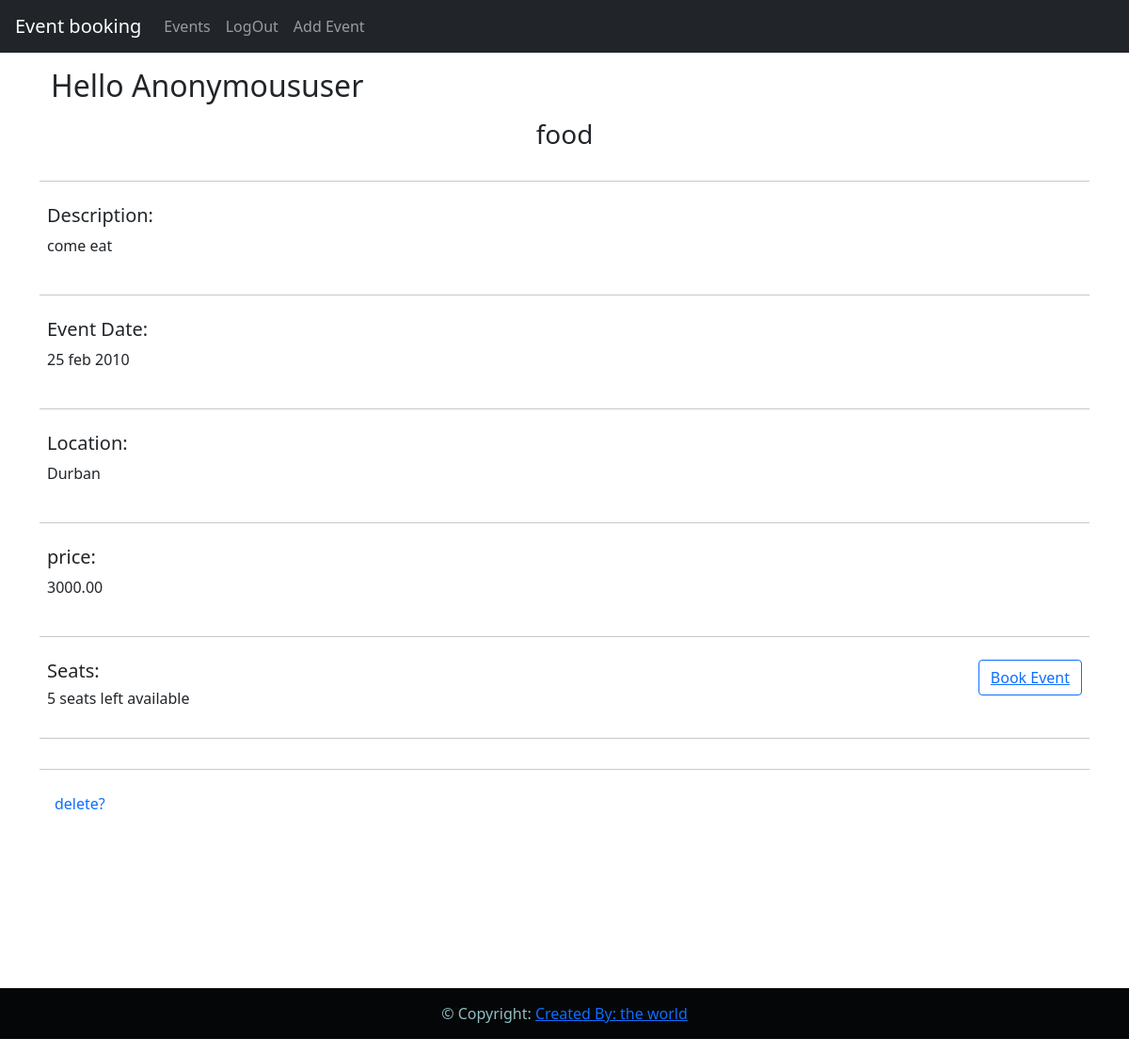
Before: /events/4/ with the older database file.
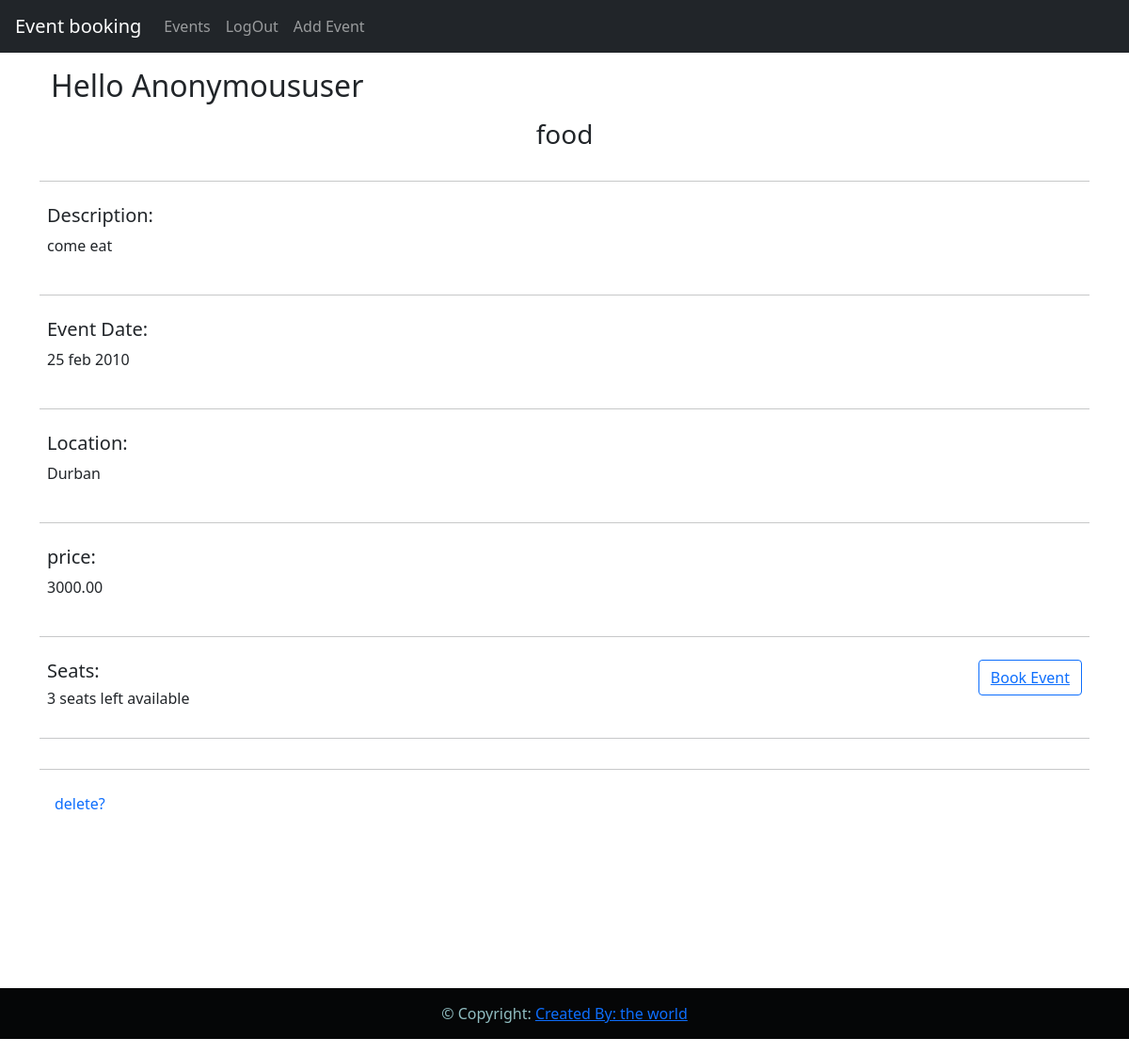
After: the same page with the newer database file.
### main/models.py (models this page shows, shortened)
class Event(models.Model):
    title = models.CharField(max_length=200, null=True, blank=True)
    location = models.ForeignKey(
        Region, on_delete=models.CASCADE, null=True, blank=True)
    price = models.DecimalField(max_digits=8, decimal_places=2)
    seats = models.IntegerField(default=0, null=True)
    description = models.TextField(blank=True, verbose_name='Description')
    booked = models.BooleanField(default=False)
    event_date = models.TextField(max_length=100)
    age_limit = models.IntegerField(null=True)
    guests = models.ManyToManyField(User, through='Guest')
    class Meta:
        ordering = ['booked']

class Region(models.Model):
    title = models.CharField(max_length=255)
    def __str__(self):
        return self.title

### main/views.py (the view)
# urls.py: path('<int:event_id>/', eventdetail, name='detail'),
def eventdetail(request, event_id):
    context = {}
    event = Event.objects.get(pk=event_id)
    context["event"] = event
    return render(request, "main/event_detail.html", context)

### main/templates/main/event_detail.html (shortened to what this page needs)
{% extends 'main/events.html' %}
{% load bootstrap5 %}
{% block content %}
<div class='container text-left'>
    <h2 class='page-header'> Hello {{request.user|title}} </h2>
</div>
<div class="d-flex flex-column bd-highlight ">
    <div class="p-2 bd-highlight justify-content-center"> <h3 class="text-center"> {{event.title}}</h3></div>
    <hr>
    <div class="p-2 bd-highlight"> <h5>Description:</h5> <p>{{event.description}}</p></div>
    <hr>
    <div class="p-2 bd-highlight">
        <h5> Event Date:</h5>
        <p>{{event.event_date}}</p>
    </div>
    <hr>
    <div class="p-2 bd-highlight">
        <h5>Location:</h5>
        <p>{{event.location}}</p>
    </div>
    <hr>
    <div class="p-2 bd-highlight">
        <h5>price:</h5>
        <p>{{event.price}}</p>
    </div>
    <hr>
    <div class="d-flex justify-content-between">
        <div class="p-2 bd-highlight">
            <h5>Seats:</h5>
            <h6>{{event.seats}} seats left available</h6>
        </div>
        {% if user in event.guests.all %}
        {%for message in messages%}
        <h5>
            {{message}}
        </h5>
        {%endfor%}
        <div class="p-2 bd-highlight">
            <button type="button" class="btn btn-outline-primary"> <a href="{% url 'main:unbook' event.id %}">UnBook Event</a></button>
        </div>
        {%else%}
        <div class="p-2 bd-highlight">
            <button type="button" class="btn btn-outline-primary"> <a href="{% url 'main:book' event.id %}">Book
                    Event</a></button>
        </div>
    </div> <hr>
    <hr>
    {%endif%}
</div>
<a href="{% url 'main:eventdelete' event.id %}" class='nav-link'> delete? </a>
{% endblock content %}

Changed rows visible on the page:
changed Event "food": seats "5" → "3"
